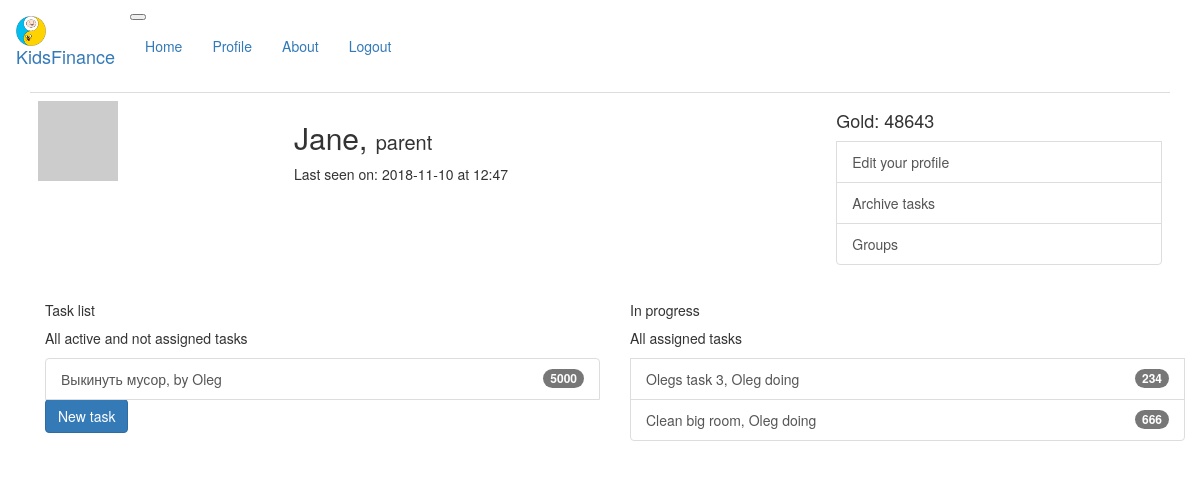
Page /user/Jane (signed in) on the committed database.
### app/models.py (models this page shows, shortened)
class User(UserMixin, db.Model):
    id = db.Column(db.Integer, primary_key=True)
    username = db.Column(db.String(64), index=True, unique=True)
    email = db.Column(db.String(120), index=True, unique=True)
    password_hash = db.Column(db.String(128))
    tasks = db.relationship('Task', backref='author', lazy='dynamic')
    role_id = db.Column(db.Integer, db.ForeignKey('role.id'))
    about_me = db.Column(db.String(140))
    age = db.Column(db.Integer)
    last_seen = db.Column(db.DateTime, default=datetime.utcnow)
    groups = db.relationship(
        'Group', secondary=users_to_groups,
        backref='members')
    my_groups = db.relationship('Group', backref='owner')
    accounts = db.relationship('Account',  uselist=False, backref='username')
    assigned_tasks = db.relationship(
        'Task', secondary=taskholders,
        backref='holders')
    def avatar(self, size):
        digest = md5(self.email.lower().encode('utf-8')).hexdigest()
        return 'https://www.gravatar.com/avatar/{}?d=identicon&s={}'.format(
            digest, size)

class Role(db.Model):
    id = db.Column(db.Integer, primary_key=True)
    rolename = db.Column(db.String(10), unique=True)
    users = db.relationship('User', backref='role')

class Account(db.Model):
    id = db.Column(db.Integer, primary_key=True)
    user_id = db.Column(db.Integer, db.ForeignKey('user.id'))
    balance = db.Column(db.Integer)

class Task(db.Model):
    id = db.Column(db.Integer, primary_key=True)
    taskname = db.Column(db.String(35))
    body = db.Column(db.String(140))
    timestamp = db.Column(db.DateTime, index=True, default=datetime.utcnow)
    user_id = db.Column(db.Integer, db.ForeignKey('user.id'))
    gold = db.Column(db.Integer)
    team = db.Column(db.Integer, default=1)
    groups = db.relationship(
        'Group', secondary=tasks_to_groups,
        backref='tasks')
    tracking = db.relationship('TaskTrack', uselist=False, backref='task')
    def __repr__(self):
        return '<Task {}>'.format(self.taskname)

### app/routes.py (the view)
@app.route('/user/<username>')
@login_required
def user(username):
    user = User.query.filter_by(username=username).first_or_404()
    user_groups = [group.id for group in user.groups]
    todo = Task.query.join(TaskTrack).filter(TaskTrack.done != None).filter(TaskTrack.approved == None).count()
    if user_groups:
        new_tasks = Task.query.join(tasks_to_groups).join(TaskTrack). \
                filter(tasks_to_groups.c.group_id.in_(user_groups)). \
                filter(TaskTrack.accepted==None).all()
        assigned_tasks = Task.query.join(tasks_to_groups).join(TaskTrack). \
                filter(tasks_to_groups.c.group_id.in_(user_groups)). \
                filter(TaskTrack.accepted != None).filter(TaskTrack.approved==None).all()
    else:
        new_tasks, assigned_tasks = [], []
    for task in assigned_tasks:
        print("*************assigned", task)
    return render_template('user.html', user=user, new_tasks=new_tasks, \
                         assigned_tasks=assigned_tasks, todo=todo)

### app/models.py (called while the page is built)
@login.user_loader
def load_user(id):
    return User.query.get(int(id))

### app/routes.py (called while the page is built)
@app.before_request
def before_request():
    if current_user.is_authenticated:
        current_user.last_seen = datetime.utcnow()
        db.session.commit()

### app/templates/user.html (shortened to what this page needs)
{% extends "base.html" %}
{% block page_content %}
    <table class="table table-hover">
        <tr>
            <td width="256px"><img src="{{ user.avatar(200) }}"></td>
            <td>
                <h2>{{ user.username }}, <span style="font-size: 20px">{{ user.role.rolename }}</span></h2>
                {% if user.last_seen %}
                <p>Last seen on: {{ user.last_seen.strftime('%Y-%m-%d at %H:%M') }}</p>
                {% endif %}
            </td>
            <td>
                <h4>Gold: {{ user.accounts.balance }}</h4>
                {% if user == current_user %}
                <a href="{{ url_for('edit_profile') }}" class="list-group-item list-group-item-action d-flex justify-content-between align-items-center">Edit your profile</a>
                <a href="#" class="list-group-item list-group-item-action d-flex justify-content-between align-items-center">Archive tasks</a>
                {% endif %}
                <a href="{{ url_for('user_groups', username=user.username) }}" class="list-group-item list-group-item-action d-flex justify-content-between align-items-center">Groups</a>
            </td>
        </tr>
    </table>
    {% if user == current_user %}
    {% include '_tasklist.html' %}
    {% endif %}
{% endblock %}

### app/templates/_task.html (shortened to what this page needs)
        <a href="{{ url_for('task_info', task_id=task.id) }}" class="list-group-item list-group-item-action d-flex justify-content-between align-items-center">
                {{ task.taskname }},
                {% if task.tracking.accepted and task.holders %}
                {{ task.holders[0].username }} doing
                {% else %}
                by {{ task.author.username }}
                {% endif %}
          <span class="badge badge-warning badge-pill">{{ task.gold }}
          </span>
        </a>

### rows in the picture
User: username "Jane", last_seen "2018-11-10 at 12:47"
Role: role.rolename "parent"
Account: accounts.balance "48643"
Task: taskname "Выкинуть мусор", author.username "Oleg", gold "5000"
Task: taskname "Olegs task 3", username "Oleg", gold "234"
Task: taskname "Clean big room", username "Oleg", gold "666"
